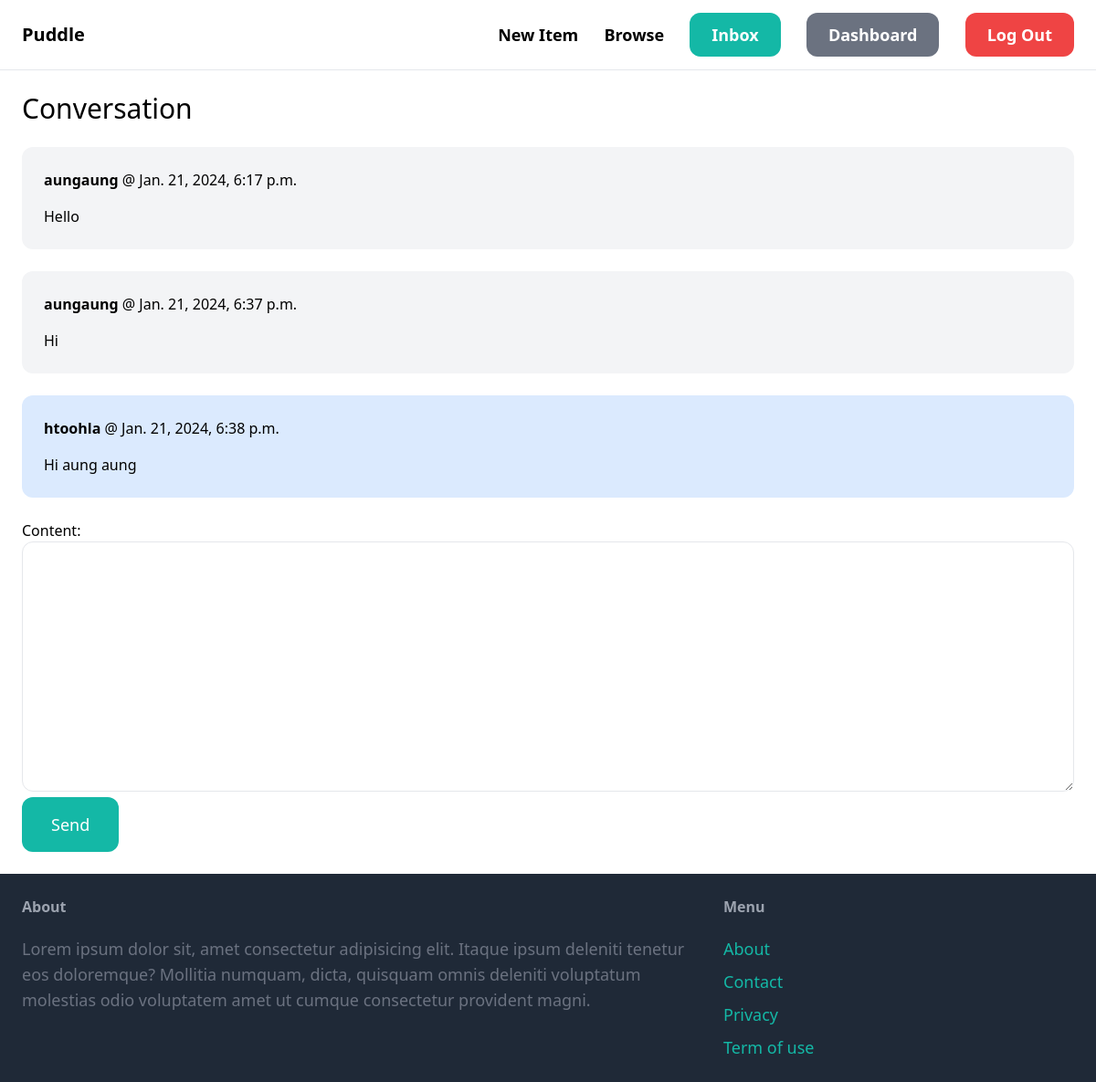
/inbox/4/ (signed in), run on the app's committed database.
### conversation/models.py (models this page shows)
class ConversationMessage(models.Model):
    conversation = models.ForeignKey(Conversation,related_name='messages',on_delete=models.CASCADE)
    content = models.TextField()
    created_at = models.DateTimeField(auto_now_add=True)
    created_by = models.ForeignKey(User,related_name='created_messages',on_delete=models.CASCADE)

### conversation/views.py (the view)
# urls.py: path('<int:pk>/',views.detail,name='detail'),
@login_required
def detail(request,pk):
    conversation = Conversation.objects.filter(members__in=[request.user.id]).get(pk=pk)
    if request.method == "POST" :
        form = ConversationMessageForm(request.POST)
        if form.is_valid() :
            conversation_message =form.save(commit=False)
            conversation_message.conversation = conversation
            conversation_message.created_by = request.user
            conversation_message.save()
            conversation.save()
            return redirect('conversation:detail',pk=pk)
    else:
        form = ConversationMessageForm()
    template = loader.get_template('conversation/detail.html')
    return HttpResponse(template.render({"form":form,'conversation':conversation},request))

### conversation/forms.py
class ConversationMessageForm(forms.ModelForm):
    class Meta:
        model = ConversationMessage
        fields = ('content',)
        widgets = {
            "content":forms.Textarea(attrs={
                'class':"w-full py-4 px-6 rounded-xl border",
            })
        }

### conversation/templates/conversation/detail.html (shortened to what this page needs)
{% extends 'core/base.html' %}
{% block content %}
<h1 class="mb-6 text-3xl">Conversation</h1>
<div class="space-y-6">
    {% for message in conversation.messages.all %}
            <div class="p-6 flex {% if message.created_by == request.user %}bg-blue-100 {% else %}bg-gray-100 {% endif %} rounded-xl">
               <div>
                    <p class='mb-4'><strong>{{message.created_by.username}}</strong> @ {{message.created_at}}</p>
                    <p>{{message.content}}</p>
               </div>
            </div>
    {% endfor %}
    <form method="POST" action="." enctype="multipart/form-data">
        <div class='space-y-4'>
            {{ form.as_p }}
        </div>
        <button class='py-4 px-8 text-lg bg-teal-500 hover:bg-teal-700 rounded-xl text-white'>Send</button>
    </form>
</div>
{% endblock %}

### data on the page
ConversationMessage: created_by.username "aungaung", created_at "Jan. 21, 2024, 6:17 p.m.", content "Hello"
ConversationMessage: created_by.username "aungaung", created_at "Jan. 21, 2024, 6:37 p.m.", content "Hi"
ConversationMessage: created_by.username "htoohla", created_at "Jan. 21, 2024, 6:38 p.m.", content "Hi aung aung"
